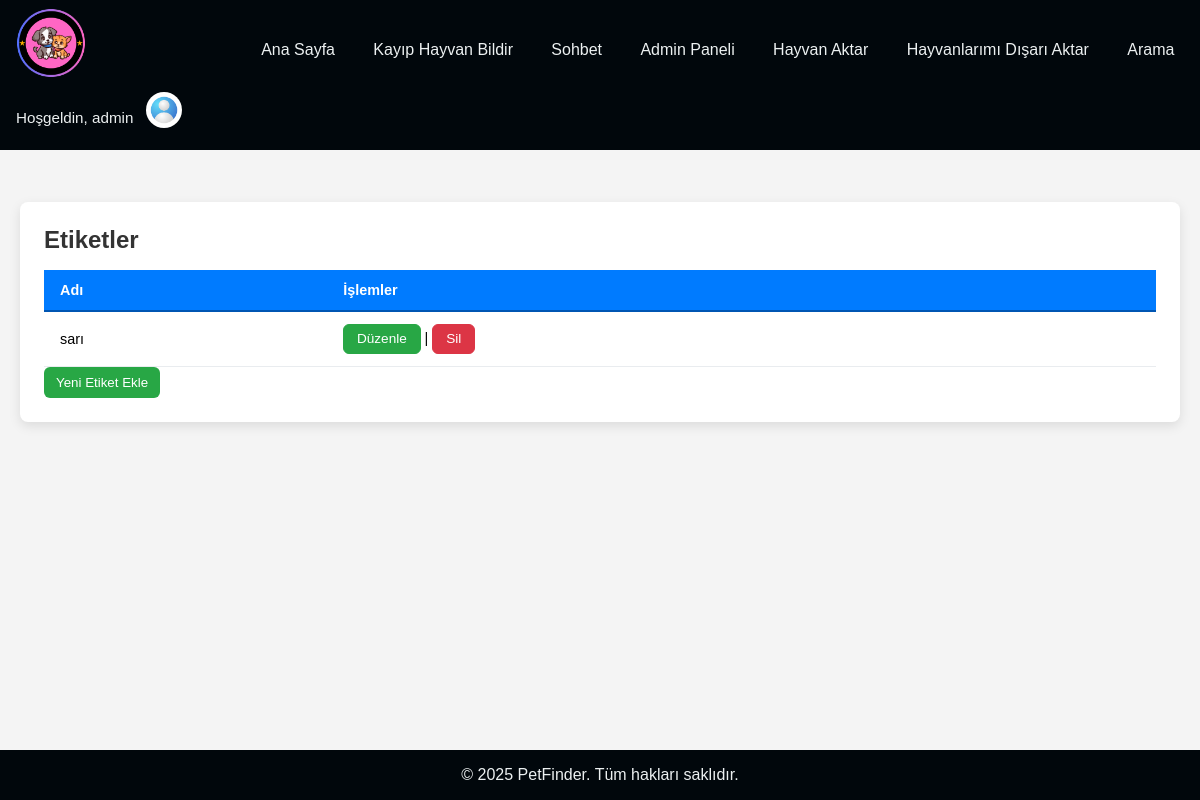
Page /mainpage/admin/tags/ (signed in) on the earlier database version.
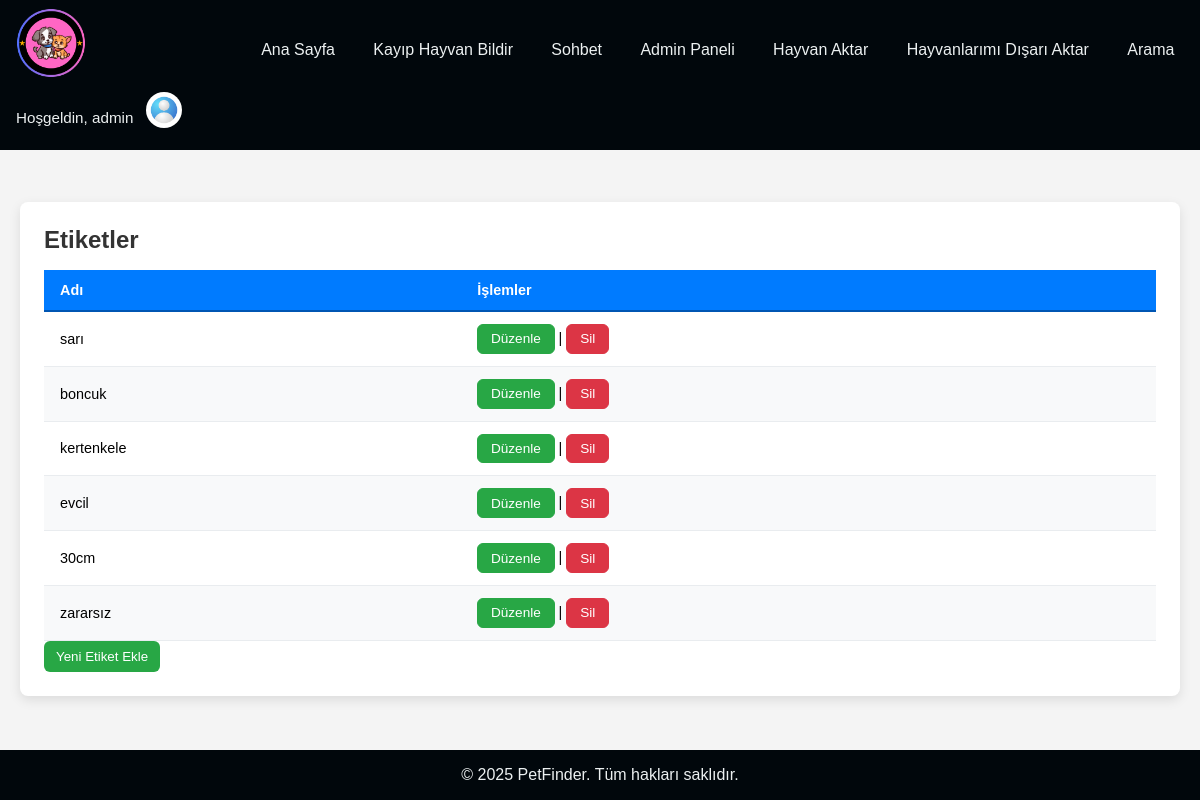
Same page on the later database version.
### mainpage/models.py (models this page shows, shortened)
class Tag(models.Model):  # Many-to-Many Relationship
  name = models.CharField(max_length=50, unique=True)

### mainpage/views.py (the view)
# urls.py: path('admin/tags/', views.admin_tag_list, name='admin_tag_list'),
@staff_member_required
def admin_tag_list(request):
    tags = Tag.objects.all()
    return render(request, 'admin/tag_list.html', {'tags': tags})

### mainpage/context_processors.py (called while the page is built)
def user_profile(request):
    if request.user.is_authenticated:
        try:
            profile = UserProfile.objects.get(user=request.user)
        except UserProfile.DoesNotExist:
            profile = None
    else:
        profile = None
    return {'user_profile': profile}

### mainpage/templates/admin/tag_list.html (shortened to what this page needs)
{% extends 'mainpage/base.html' %}
{% load static %}
{% block extra_css %}
    <link rel="stylesheet" href="{% static 'mainpage/admin_pet_list.css' %}">
{% endblock %}
{% block content %}
<main>
    <section>
        <div class="admin-pet-list-container">
        <h1>Etiketler</h1>
        <table id="tagTable">
            <thead>
                <tr>
                    <th>Adı</th>
                    <th>İşlemler</th>
                </tr>
            </thead>
            <tbody>
                {% for tag in tags %}
                    <tr data-tag-id="{{ tag.pk }}">
                        <td class="tag-name">{{ tag.name }}</td>
                        <td class="actions-cell">
                            <a href="#" class="bt green edit-tag">Düzenle</a> |
                            <a href="#" class="bt red delete-tag" data-url="{% url 'mainpage:admin_tag_delete' tag.pk %}">Sil</a>
                        </td>
                    </tr>
                {% empty %}
                    <tr><td colspan="2">Kayıtlı etiket bulunmuyor.</td></tr>
                {% endfor %}
            </tbody>
        </table>
        <div class="actions">
            <button id="addNewTagBtn" class="bt green edit-tag button add-new">Yeni Etiket Ekle</button>
        </div>
        </div>
    </section>
</main>
{% endblock %}

Differences in the rows shown:
added Tag: name "boncuk"
added Tag: name "kertenkele"
added Tag: name "evcil"
added Tag: name "30cm"
added Tag: name "zararsız"
